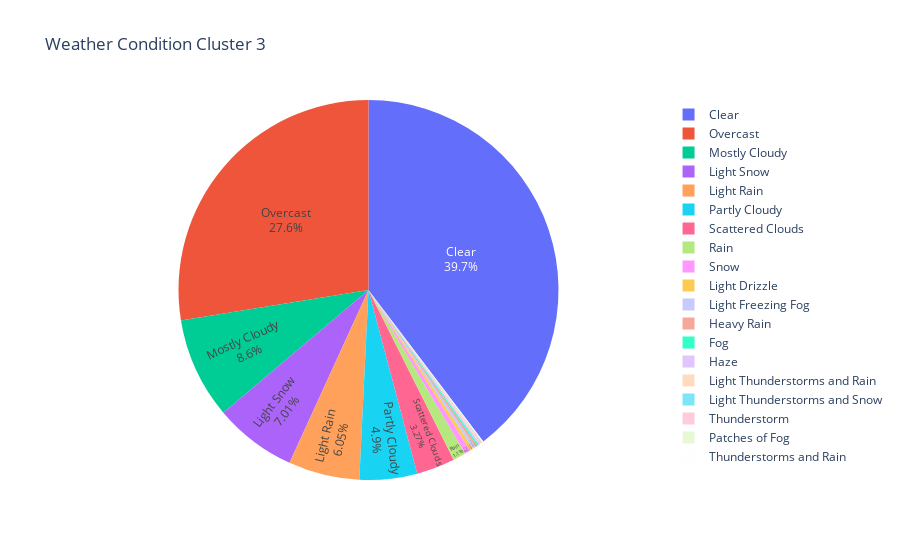

Here is the notebook cell this chart was saved with:
### Code cell
cluster3_df['Counter'] = 1
fig = px.pie(data_frame=cluster3_df, values = 'Counter', names = 'Weather_Condition', title = 'Weather Condition Cluster 3')
fig.update_traces(textposition='inside', textinfo='percent+label')
fig.show()

### Figure 1 — Plotly figure (JSON) as saved in the notebook; plotly's stock layout.template omitted (floating-point values rounded to 4 significant figures; data arrays with more than 128 entries replaced by an {"elided": "..."} marker saying what was removed)
{"data": [{"domain": {"x": [0, 1], "y": [0, 1]}, "hoverlabel": {"namelength": 0}, "hovertemplate": "Weather_Condition=%{label}<br>Counter=%{value}", "labels": {"elided": "2082 str values"}, "legendgroup": "", "name": "", "showlegend": true, "textinfo": "percent+label", "textposition": "inside", "type": "pie", "values": {"elided": "2082 int values"}}], "layout": {"legend": {"tracegroupgap": 0}, "title": {"text": "Weather Condition Cluster 3"}}}
